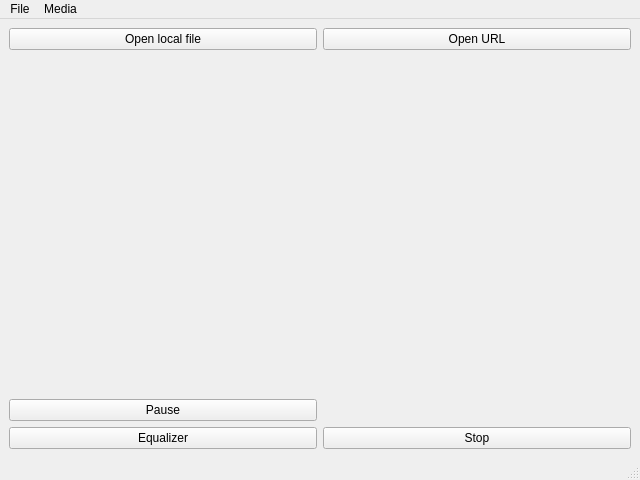
<?xml version="1.0" encoding="UTF-8"?>
<ui version="4.0">
 <class>SimplePlayer</class>
 <widget class="QMainWindow" name="SimplePlayer">
  <property name="geometry">
   <rect>
    <x>0</x>
    <y>0</y>
    <width>640</width>
    <height>480</height>
   </rect>
  </property>
  <property name="windowTitle">
   <string>Demo Player</string>
  </property>
  <widget class="QWidget" name="centralwidget">
   <layout class="QGridLayout" name="gridLayout_2">
    <item row="8" column="0">
     <widget class="QPushButton" name="equalizer">
      <property name="text">
       <string>Equalizer</string>
      </property>
     </widget>
    </item>
    <item row="0" column="0">
     <widget class="QPushButton" name="openLocal">
      <property name="text">
       <string>Open local file</string>
      </property>
     </widget>
    </item>
    <item row="0" column="1">
     <widget class="QPushButton" name="openUrl">
      <property name="text">
       <string>Open URL</string>
      </property>
     </widget>
    </item>
    <item row="1" column="0" rowspan="2" colspan="2">
     <widget class="VlcWidgetVideo" name="video" native="true"/>
    </item>
    <item row="6" column="0" colspan="2">
     <widget class="VlcWidgetSeek" name="seek" native="true">
      <property name="sizePolicy">
       <sizepolicy hsizetype="Preferred" vsizetype="Maximum">
        <horstretch>0</horstretch>
        <verstretch>0</verstretch>
       </sizepolicy>
      </property>
     </widget>
    </item>
    <item row="7" column="0">
     <widget class="QPushButton" name="pause">
      <property name="text">
       <string>Pause</string>
      </property>
      <property name="checkable">
       <bool>true</bool>
      </property>
     </widget>
    </item>
    <item row="8" column="1">
     <widget class="QPushButton" name="stop">
      <property name="text">
       <string>Stop</string>
      </property>
     </widget>
    </item>
   </layout>
  </widget>
  <widget class="QMenuBar" name="menubar">
   <property name="geometry">
    <rect>
     <x>0</x>
     <y>0</y>
     <width>640</width>
     <height>22</height>
    </rect>
   </property>
   <widget class="QMenu" name="menuFile">
    <property name="title">
     <string>File</string>
    </property>
    <addaction name="actionOpenLocal"/>
    <addaction name="actionOpenUrl"/>
    <addaction name="separator"/>
    <addaction name="actionQuit"/>
   </widget>
   <widget class="QMenu" name="menuMedia">
    <property name="title">
     <string>Media</string>
    </property>
    <addaction name="actionPause"/>
    <addaction name="actionStop"/>
   </widget>
   <addaction name="menuFile"/>
   <addaction name="menuMedia"/>
  </widget>
  <widget class="QStatusBar" name="statusbar"/>
  <action name="actionQuit">
   <property name="text">
    <string>Quit</string>
   </property>
  </action>
  <action name="actionPause">
   <property name="checkable">
    <bool>true</bool>
   </property>
   <property name="text">
    <string>Pause</string>
   </property>
  </action>
  <action name="actionStop">
   <property name="text">
    <string>Stop</string>
   </property>
  </action>
  <action name="actionOpenLocal">
   <property name="text">
    <string>Open local file</string>
   </property>
  </action>
  <action name="actionOpenUrl">
   <property name="text">
    <string>Open URL</string>
   </property>
  </action>
 </widget>
 <customwidgets>
  <customwidget>
   <class>VlcWidgetVideo</class>
   <extends>QWidget</extends>
   <header location="global">VLCQtWidgets/WidgetVideo.h</header>
   <container>1</container>
   <slots>
    <signal>fullscreen()</signal>
    <slot>toggleFullscreen()</slot>
   </slots>
  </customwidget>
  <customwidget>
   <class>VlcWidgetSeek</class>
   <extends>QWidget</extends>
   <header location="global">VLCQtWidgets/WidgetSeek.h</header>
   <container>1</container>
  </customwidget>
 </customwidgets>
 <resources/>
 <connections>
  <connection>
   <sender>actionQuit</sender>
   <signal>triggered()</signal>
   <receiver>SimplePlayer</receiver>
   <slot>close()</slot>
   <hints>
    <hint type="sourcelabel">
     <x>-1</x>
     <y>-1</y>
    </hint>
    <hint type="destinationlabel">
     <x>399</x>
     <y>299</y>
    </hint>
   </hints>
  </connection>
 </connections>
</ui>
